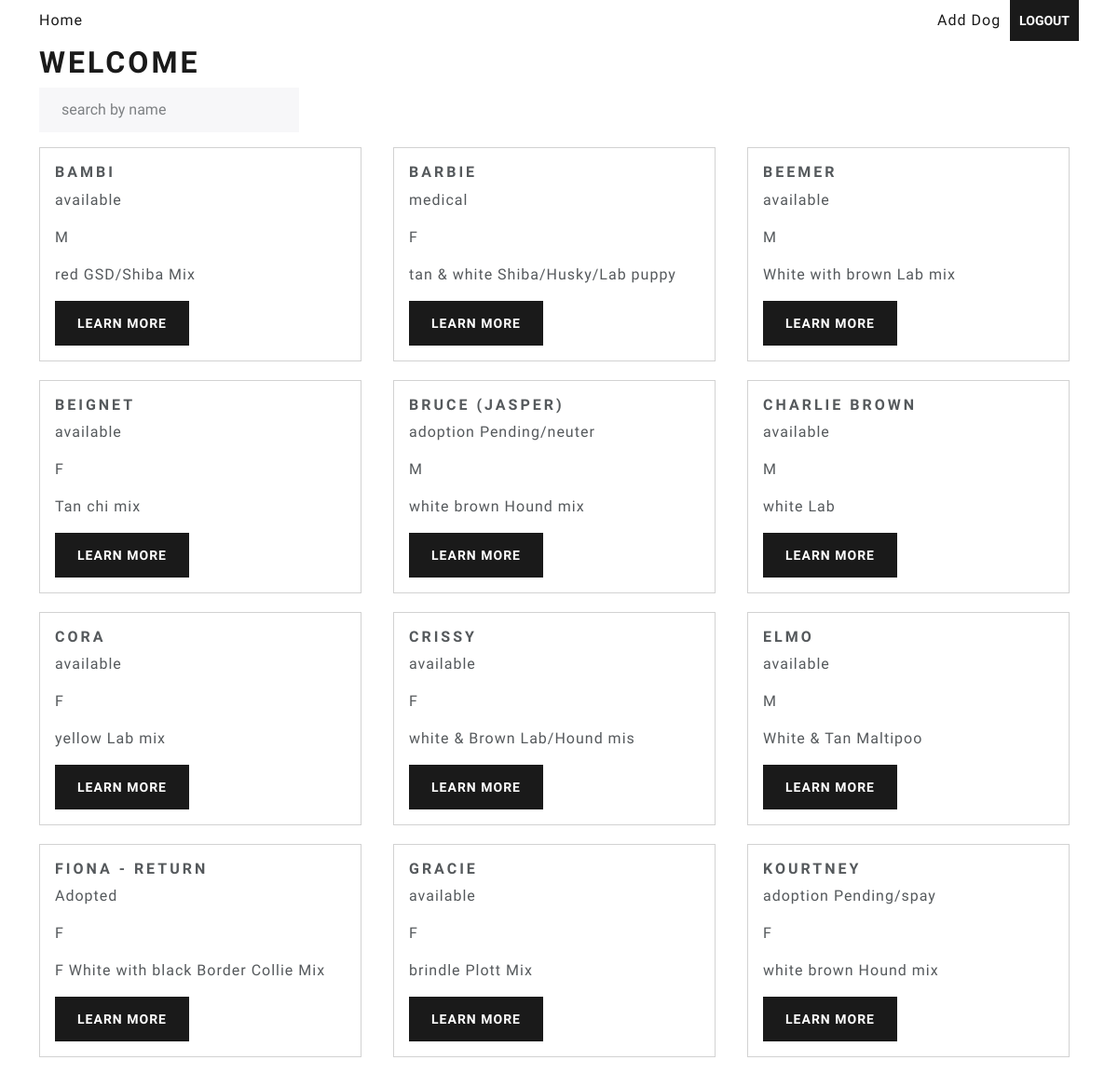
Page /home (signed in, upper part) on the earlier database version.
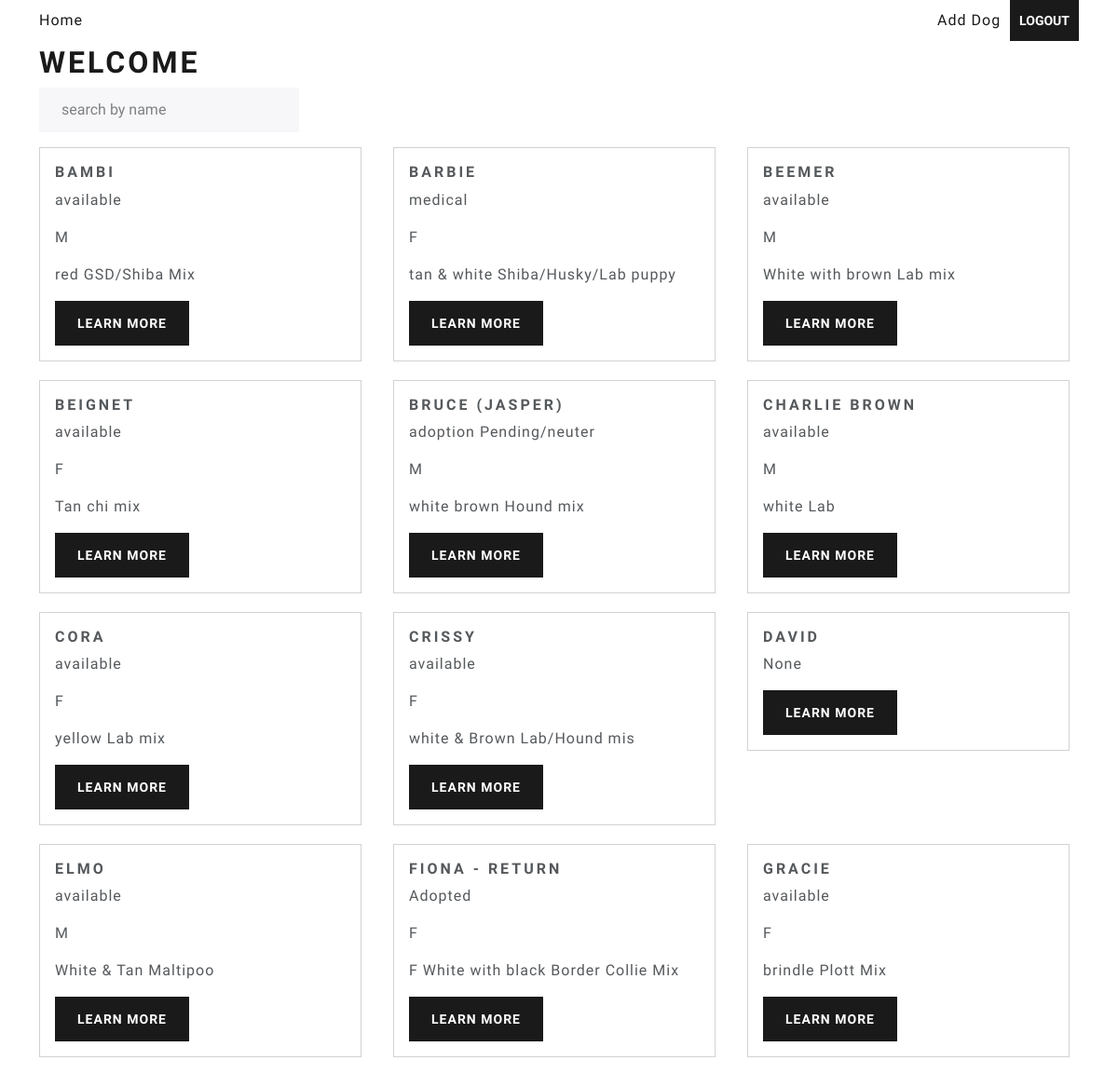
Same page on the later database version.
### app.py (models this page shows)
class Dogmedical(db.Model):
    __tablename__ = 'DogMedical'
    ID = db.Column(db.Integer, primary_key=True)
    TagNumber = db.Column(db.String(128))
    Dated = db.Column(db.String(128))
    Name = db.Column(db.String(128))
    Sex = db.Column(db.String(128))
    Breed = db.Column(db.String(128))
    picture = db.Column(db.String(128))
    DateofBirth = db.Column(db.String(128))
    Status = db.Column(db.String(128))
    Source = db.Column(db.String(128))
    MicrochipNumber = db.Column(db.String(128))
    Type = db.Column(db.String(128))
    VaccinationDate = db.Column(db.String(128))
    VaccPaperworkReceived = db.Column(db.String(128))
    Veterinarian = db.Column(db.String(128))
    SizeAndLbs = db.Column(db.String(128))
    SpayAndNeuterDate = db.Column(db.String(128))
    RabiesTagNumber = db.Column(db.String(128))
    HeartWormTestDate = db.Column(db.String(128))
    HeartwormTestResults = db.Column(db.String(128))
    Heartwormprev = db.Column(db.String(128))
    medicalissues = db.Column(db.String(128))
    Foster = db.Column(db.String(128))
    Phone = db.Column(db.String(128))
    Email = db.Column(db.String(128))

### app.py (the view)
@app.route('/home', methods=['GET', 'POST'])
@login_required
def home():
    session['images'] = image_urls
    with app.app_context():
        if request.method == 'POST' :
            try:
                search = request.form.get('search')
                dogs = db.session.query(Dogmedical).filter(Dogmedical.Name.ilike(f"%{search}%")).order_by(Dogmedical.Name).all()
                return render_template("home.html", dogs = dogs)
            except Exception as e:
                print(e)
                flash("Something went wrong. Please try again.")
                return redirect(url_for('home', dogs = dogs))
        else:
            query = db.session.query(Dogmedical).order_by(Dogmedical.Name)
            page = request.args.get('page', 1, type=int)
            dogs = db.paginate(query, page=page, per_page=POSTS_PER_PAGE, error_out=False)
            next_url = url_for('home', page=dogs.next_num) if dogs.has_next else None
            prev_url = url_for('home', page=dogs.prev_num) if dogs.has_prev else None
            return render_template("home.html", dogs = dogs.items, next_url = next_url, prev_url = prev_url)

### app.py (called while the page is built)
@login_manager.user_loader
def load_user(user_id):
  user = Users.query.get(int(user_id))
  session["isAdmin"] = user.email in admins
  return user

### templates/home.html (shortened to what this page needs)
<html>
<head>
  <link href="{{ url_for('static', filename='css/bootstrap.min.css') }}" rel="stylesheet">
  <link href="{{ url_for('static', filename='css/style.css') }}" rel="stylesheet">
</head>
<body class="container">
  <div>
    {% include 'nav.html' %}
    <br>
    <br>
  </div>
  <div class="main-content">
    <h1 class="mobile-title">Welcome</h1>
    <form action="/home" method="post">
    <div class="col-12 col-lg-3"> <input type text id="search" name="search" placeholder="search by name" class="form-control mobile-input"></div>
    </form>
    <div class="row">
      {% if dogs %}
          {% for dog in dogs %}
          <div class="col-12 col-lg-4">
            <div class="card" style="width: auto; height: auto; margin-bottom: 20px; margin-right: 10px">
            <div class="card-body">
              <h5 class="card-title">{{dog.Name}}</h5>
              <p class="card-text">{{dog.Status}}</p>
              <p class="card-text">{{dog.Sex}}</p>
              <p class="card-text">{{dog.Breed}}</p>
              <a href="/dog/{{dog.ID}}" class="btn btn-primary">Learn More</a>
            </div>
          </div>
        </div>
          {% endfor %}
      {% else %}
          <h6>No Dogs Found</h6>
      {% endif %}
    </div>
  </div>
</body>
</html>

### templates/nav.html (shortened to what this page needs)
{% if session["isAdmin"] %}
<nav>
    <button class="topbar line btn btn-primary" onclick="window.location.assign('/logout')">Logout</button>
    <a class="topbar line" href="{{ url_for('newdog')}}">Add Dog</a>
    <b><a class="topbar logo" href="{{ url_for('home') }}">Home</a></b>
</nav>
{% endif %}

### static/css/style.css (style rules this page uses)
.topbar { float: right; text-decoration: none; }
.line { padding:10px }
.logo { float:left; padding-top:10px; }

Differences in the rows shown:
no longer on this page (row unchanged): Dogmedical: Name "KOURTNEY", Status "adoption Pending/spay", Sex "F", Breed "white brown Hound mix"
added Dogmedical: Name "DAVID", Status "None"
